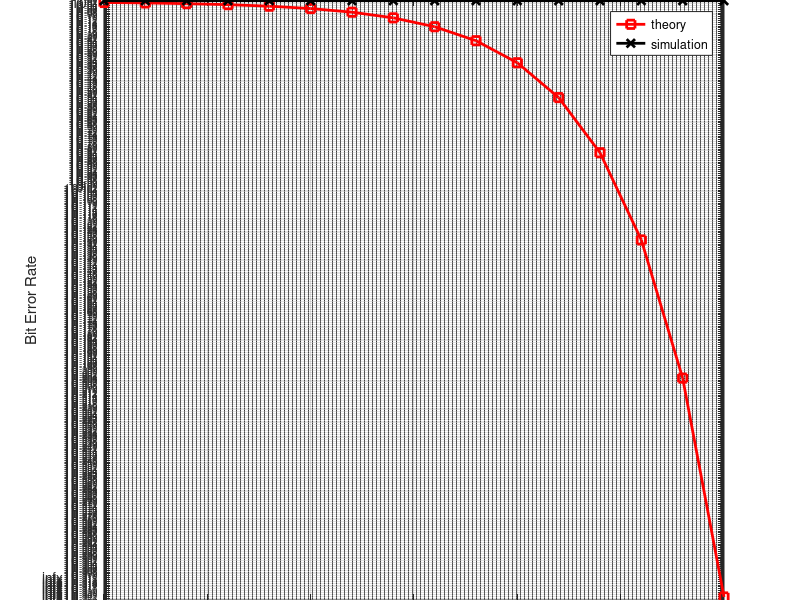

Write MATLAB code to recreate this figure.
clc;
clear all;
close all;
k=input('enter the no of bits');
M = 2^k; %size
N = k*10^3; % number of symbols
% k = log2(M); % b/symbol

a = [0:M-1]*2*pi/M; % phase values

SNRdB = [0:2:30]; % SNR range

sdB = SNRdB + 10*log10(k);

% Mbinary to Gray code conversion

b = [0:M-1];

map =bitxor(b,floor(b/2));

[ttind] = sort(map);

c = zeros(1,N);

for i = 1:length(SNRdB)


bits = rand(1,N*k,1)>0.5; % random 1's and 0's

% binary to decikal
bin2DecMatrix = ones(N,1)*(2.^((k-1):-1:0)) ;
shape= reshape(bits,k,N).';

% decimal to binary
G= (sum(shape.*bin2DecMatrix,2)).';

% Gray code mapping
dec = ttind(G+1)-1; 
ph= dec*2*pi/M;

% modulation
d= exp(1i*ph);
s = d;

% AWGN

n = 1/sqrt(2)*(randn(1,N) + 1i*randn(1,N));

% reciever
r = s + 10^(-sdB(i)/20)*n;

% demodulation

e = angle(r);

% phase

e(e<0) = e(e<0) + 2*pi;

c = 2*pi/M*round(e/(2*pi/M)) ;

c(c==2*pi) = 0;
cd = round(c*M/(2*pi));

% Decimal to Gray conversion

f = map(cd+1);
cb = dec2bin(f,k) ;


cb = cb.';
cb = cb(1:end).';
cb = str2num(cb).' ;


% errors
Err(i) = size(find(bits- cb),2);


end
sBer=Err/(N*k);
tBer =(1/k)*erfc(sqrt(k*10.^(SNRdB/10))*sin(pi/8));
% plot
figure
semilogy(SNRdB,tBer,'rs-','LineWidth',2);
hold on
grid on
semilogy(SNRdB,sBer,'kx-','LineWidth',2);

legend('theory', 'simulation');
xlabel('SNR dB')
ylabel('Bit Error Rate')
title('BER VS SNR M-PSK')
